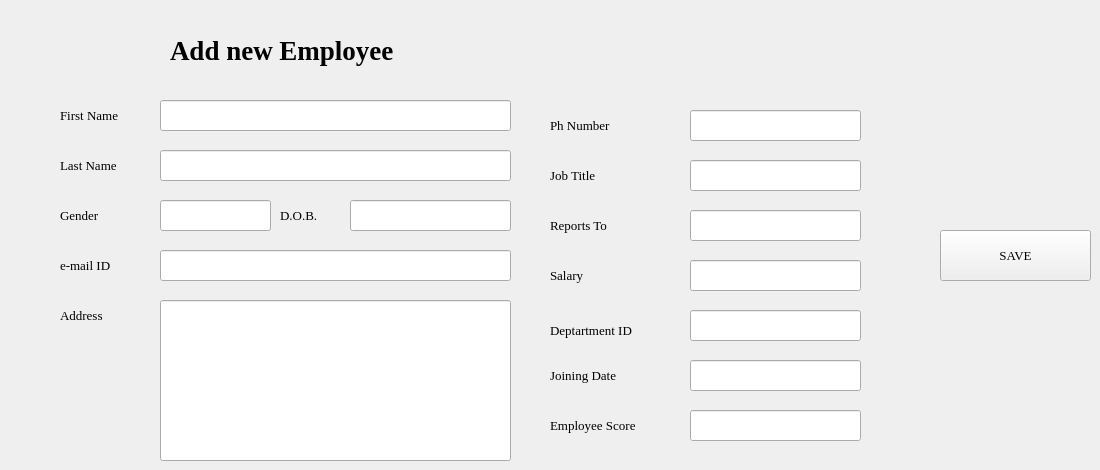
      <widget class="QWidget" name="tab_12">
       <attribute name="title">
        <string>Add new employee</string>
       </attribute>
       <widget class="QLineEdit" name="lineEdit_71">
        <property name="geometry">
         <rect>
          <x>160</x>
          <y>300</y>
          <width>351</width>
          <height>161</height>
         </rect>
        </property>
        <property name="font">
         <font>
          <family>Georgia</family>
          <pointsize>10</pointsize>
         </font>
        </property>
       </widget>
       <widget class="QLabel" name="label_60">
        <property name="geometry">
         <rect>
          <x>60</x>
          <y>300</y>
          <width>91</width>
          <height>31</height>
         </rect>
        </property>
        <property name="font">
         <font>
          <family>Georgia</family>
          <pointsize>10</pointsize>
         </font>
        </property>
        <property name="text">
         <string>Address</string>
        </property>
       </widget>
       <widget class="QLabel" name="label_61">
        <property name="geometry">
         <rect>
          <x>550</x>
          <y>210</y>
          <width>91</width>
          <height>31</height>
         </rect>
        </property>
        <property name="font">
         <font>
          <family>Georgia</family>
          <pointsize>10</pointsize>
         </font>
        </property>
        <property name="text">
         <string>Reports To</string>
        </property>
       </widget>
       <widget class="QLineEdit" name="lineEdit_72">
        <property name="geometry">
         <rect>
          <x>690</x>
          <y>210</y>
          <width>171</width>
          <height>31</height>
         </rect>
        </property>
        <property name="font">
         <font>
          <family>Georgia</family>
          <pointsize>10</pointsize>
         </font>
        </property>
       </widget>
       <widget class="QLabel" name="label_76">
        <property name="geometry">
         <rect>
          <x>550</x>
          <y>110</y>
          <width>91</width>
          <height>31</height>
         </rect>
        </property>
        <property name="font">
         <font>
          <family>Georgia</family>
          <pointsize>10</pointsize>
         </font>
        </property>
        <property name="text">
         <string>Ph Number</string>
        </property>
       </widget>
       <widget class="QLineEdit" name="lineEdit_73">
        <property name="geometry">
         <rect>
          <x>690</x>
          <y>260</y>
          <width>171</width>
          <height>31</height>
         </rect>
        </property>
        <property name="font">
         <font>
          <family>Georgia</family>
          <pointsize>10</pointsize>
         </font>
        </property>
       </widget>
       <widget class="QLabel" name="label_77">
        <property name="geometry">
         <rect>
          <x>550</x>
          <y>160</y>
          <width>91</width>
          <height>31</height>
         </rect>
        </property>
        <property name="font">
         <font>
          <family>Georgia</family>
          <pointsize>10</pointsize>
         </font>
        </property>
        <property name="text">
         <string>Job Title</string>
        </property>
       </widget>
       <widget class="QLineEdit" name="lineEdit_76">
        <property name="geometry">
         <rect>
          <x>690</x>
          <y>110</y>
          <width>171</width>
          <height>31</height>
         </rect>
        </property>
        <property name="font">
         <font>
          <family>Georgia</family>
          <pointsize>10</pointsize>
         </font>
        </property>
       </widget>
       <widget class="QLineEdit" name="lineEdit_77">
        <property name="geometry">
         <rect>
          <x>690</x>
          <y>160</y>
          <width>171</width>
          <height>31</height>
         </rect>
        </property>
        <property name="font">
         <font>
          <family>Georgia</family>
          <pointsize>10</pointsize>
         </font>
        </property>
       </widget>
       <widget class="QLineEdit" name="lineEdit_79">
        <property name="geometry">
         <rect>
          <x>160</x>
          <y>100</y>
          <width>351</width>
          <height>31</height>
         </rect>
        </property>
        <property name="font">
         <font>
          <family>Georgia</family>
          <pointsize>10</pointsize>
         </font>
        </property>
       </widget>
       <widget class="QLineEdit" name="lineEdit_80">
        <property name="geometry">
         <rect>
          <x>350</x>
          <y>200</y>
          <width>161</width>
          <height>31</height>
         </rect>
        </property>
        <property name="font">
         <font>
          <family>Georgia</family>
          <pointsize>10</pointsize>
         </font>
        </property>
       </widget>
       <widget class="QLineEdit" name="lineEdit_81">
        <property name="geometry">
         <rect>
          <x>160</x>
          <y>250</y>
          <width>351</width>
          <height>31</height>
         </rect>
        </property>
        <property name="font">
         <font>
          <family>Georgia</family>
          <pointsize>10</pointsize>
         </font>
        </property>
       </widget>
       <widget class="QLineEdit" name="lineEdit_82">
        <property name="geometry">
         <rect>
          <x>690</x>
          <y>360</y>
          <width>171</width>
          <height>31</height>
         </rect>
        </property>
        <property name="font">
         <font>
          <family>Georgia</family>
          <pointsize>10</pointsize>
         </font>
        </property>
       </widget>
       <widget class="QLabel" name="label_78">
        <property name="geometry">
         <rect>
          <x>550</x>
          <y>260</y>
          <width>91</width>
          <height>31</height>
         </rect>
        </property>
        <property name="font">
         <font>
          <family>Georgia</family>
          <pointsize>10</pointsize>
         </font>
        </property>
        <property name="text">
         <string>Salary</string>
        </property>
       </widget>
       <widget class="QLineEdit" name="lineEdit_83">
        <property name="geometry">
         <rect>
          <x>160</x>
          <y>200</y>
          <width>111</width>
          <height>31</height>
         </rect>
        </property>
        <property name="font">
         <font>
          <family>Georgia</family>
          <pointsize>10</pointsize>
         </font>
        </property>
       </widget>
       <widget class="QLabel" name="label_80">
        <property name="geometry">
         <rect>
          <x>550</x>
          <y>310</y>
          <width>131</width>
          <height>41</height>
         </rect>
        </property>
        <property name="font">
         <font>
          <family>Georgia</family>
          <pointsize>10</pointsize>
          <weight>50</weight>
          <bold>false</bold>
         </font>
        </property>
        <property name="text">
         <string>Deptartment ID</string>
        </property>
       </widget>
       <widget class="QLabel" name="label_82">
        <property name="geometry">
         <rect>
          <x>550</x>
          <y>360</y>
          <width>121</width>
          <height>31</height>
         </rect>
        </property>
        <property name="font">
         <font>
          <family>Georgia</family>
          <pointsize>10</pointsize>
         </font>
        </property>
        <property name="text">
         <string>Joining Date</string>
        </property>
       </widget>
       <widget class="QLabel" name="label_83">
        <property name="geometry">
         <rect>
          <x>550</x>
          <y>410</y>
          <width>121</width>
          <height>31</height>
         </rect>
        </property>
        <property name="font">
         <font>
          <family>Georgia</family>
          <pointsize>10</pointsize>
         </font>
        </property>
        <property name="text">
         <string>Employee Score</string>
        </property>
       </widget>
       <widget class="QLineEdit" name="lineEdit_84">
        <property name="geometry">
         <rect>
          <x>160</x>
          <y>150</y>
          <width>351</width>
          <height>31</height>
         </rect>
        </property>
        <property name="font">
         <font>
          <family>Georgia</family>
          <pointsize>10</pointsize>
         </font>
        </property>
       </widget>
       <widget class="QLabel" name="label_84">
        <property name="geometry">
         <rect>
          <x>60</x>
          <y>250</y>
          <width>91</width>
          <height>31</height>
         </rect>
        </property>
        <property name="font">
         <font>
          <family>Georgia</family>
          <pointsize>10</pointsize>
         </font>
        </property>
        <property name="text">
         <string>e-mail ID</string>
        </property>
       </widget>
       <widget class="QLabel" name="label_85">
        <property name="geometry">
         <rect>
          <x>60</x>
          <y>200</y>
          <width>91</width>
          <height>31</height>
         </rect>
        </property>
        <property name="font">
         <font>
          <family>Georgia</family>
          <pointsize>10</pointsize>
         </font>
        </property>
        <property name="text">
         <string>Gender</string>
        </property>
       </widget>
       <widget class="QLabel" name="label_86">
        <property name="geometry">
         <rect>
          <x>60</x>
          <y>100</y>
          <width>91</width>
          <height>31</height>
         </rect>
        </property>
        <property name="font">
         <font>
          <family>Georgia</family>
          <pointsize>10</pointsize>
         </font>
        </property>
        <property name="text">
         <string>First Name</string>
        </property>
       </widget>
       <widget class="QLineEdit" name="lineEdit_85">
        <property name="geometry">
         <rect>
          <x>690</x>
          <y>410</y>
          <width>171</width>
          <height>31</height>
         </rect>
        </property>
        <property name="font">
         <font>
          <family>Georgia</family>
          <pointsize>10</pointsize>
         </font>
        </property>
       </widget>
       <widget class="QLabel" name="label_88">
        <property name="geometry">
         <rect>
          <x>60</x>
          <y>150</y>
          <width>91</width>
          <height>31</height>
         </rect>
        </property>
        <property name="font">
         <font>
          <family>Georgia</family>
          <pointsize>10</pointsize>
         </font>
        </property>
        <property name="text">
         <string>Last Name</string>
        </property>
       </widget>
       <widget class="QLabel" name="label_90">
        <property name="geometry">
         <rect>
          <x>280</x>
          <y>200</y>
          <width>61</width>
          <height>31</height>
         </rect>
        </property>
        <property name="font">
         <font>
          <family>Georgia</family>
          <pointsize>10</pointsize>
         </font>
        </property>
        <property name="text">
         <string>D.O.B.</string>
        </property>
       </widget>
       <widget class="QPushButton" name="pushButton_11">
        <property name="geometry">
         <rect>
          <x>940</x>
          <y>230</y>
          <width>151</width>
          <height>51</height>
         </rect>
        </property>
        <property name="font">
         <font>
          <family>Georgia</family>
          <pointsize>10</pointsize>
         </font>
        </property>
        <property name="text">
         <string>SAVE</string>
        </property>
       </widget>
       <widget class="QLineEdit" name="lineEdit_42">
        <property name="geometry">
         <rect>
          <x>690</x>
          <y>310</y>
          <width>171</width>
          <height>31</height>
         </rect>
        </property>
        <property name="font">
         <font>
          <family>Georgia</family>
          <pointsize>10</pointsize>
         </font>
        </property>
       </widget>
       <widget class="QLabel" name="label_99">
        <property name="geometry">
         <rect>
          <x>170</x>
          <y>20</y>
          <width>331</width>
          <height>61</height>
         </rect>
        </property>
        <property name="font">
         <font>
          <family>Georgia</family>
          <pointsize>20</pointsize>
          <weight>75</weight>
          <bold>true</bold>
         </font>
        </property>
        <property name="text">
         <string>Add new Employee</string>
        </property>
       </widget>
      </widget>
